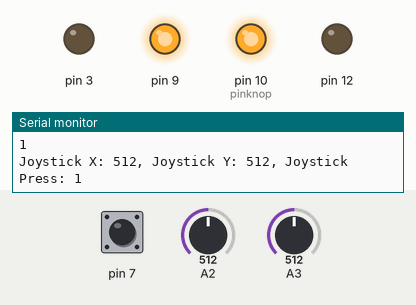
The sketch below on a simulated Arduino Uno, built with avr-gcc and run on an emulated ATmega328P. Parts: output pins drawn as LEDs (lit = HIGH), the last lines printed to the serial monitor. The inputs (shaded band) are chosen by the test bench; at power-on: A2 = 512, A3 = 512, pin 7 HIGH.

Above: at 1.2 s.
1.3 s: A2 set to 540
4.3 s: A2 set to 550
At 4.8 s:
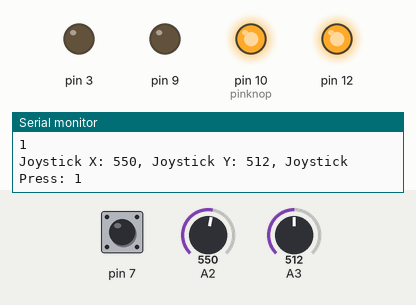
5.8 s: A2 set to 105
At 7.0 s:
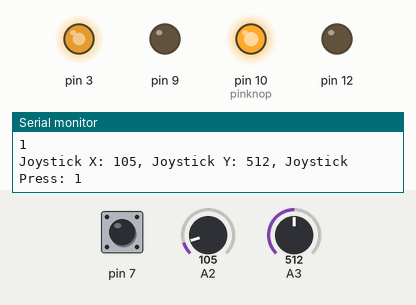
7.3 s: A2 set to 89
At 8.4 s:
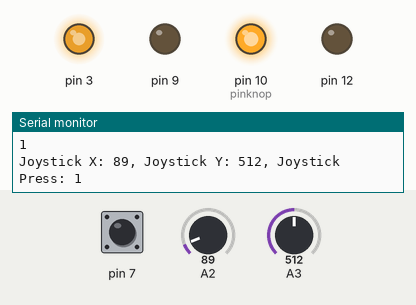
10.3 s: A2 set to 122
At 10.6 s:
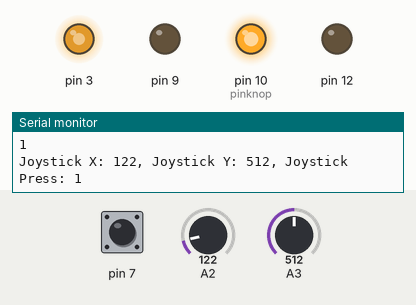
11.8 s: A3 set to 105
14.8 s: A3 set to 92
Timing chart, 0 to 17.8 s (numbered marks = the images above; inputs shaded):
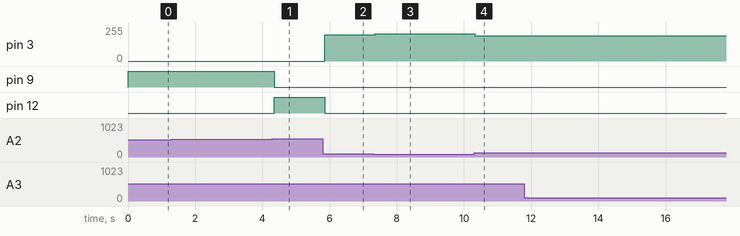

Measured:
- the behaviour switches between 549 and 550 on A2 (found by bisection; images 0 and 1)
- after the input at 4.3 s, pin 9: HIGH → LOW after 0.06 s; pin 12: LOW → HIGH after 0.06 s
- after the input at 5.8 s, pin 3: 0/255 → 197/255 after 0.06 s; pin 12: HIGH → LOW after 0.06 s
- after the input at 7.3 s, pin 3: 197/255 → 206/255 after 0.06 s
- after the input at 10.3 s, pin 3: 206/255 → 188/255 at once

The sketch:

Master-Arduino.ino
```cpp
// Headers and libraries
#include <Arduino.h>
#include "Joystick.h"

// knop voor lampje

int pinknop = 10;
int test = 0;

// Define the analog pin numbers for the joystick
Joystick joystick(A2, A3, 7);


// Setup function
void setup() {
    pinMode(pinknop, OUTPUT);
    // Initialize serial communication
    Serial.begin(9600);
}

void loop()
{
    test = digitalRead(pinknop);
    Serial.println(test);
    joystick.read();
    joystick.manualMove();

}
```

Joystick.h
```cpp
//Joystick header file


#ifndef Joystick_h
#define Joystick_h
#include <Arduino.h>
#include "MotorControl.h"


    MotorControl motorA(12, 3, 9, 10, 7, 6);
    //MotorControl motorB(13, 11, 8, 2, 5, 4);

//class Joystick

class Joystick {
    public:
        Joystick(int xPin, int yPin, int pressPin);
        void manualMove();
        void read();
    private:
        int _xPin;
        int _yPin;
        int _pressPin;
        int _xValue;
        int _yValue;
};

//constructor

Joystick::Joystick(int xPin, int yPin, int pressPin) {
    _xPin = xPin;
    _yPin = yPin;
    _pressPin = pressPin;
    pinMode(_xPin, INPUT);
    pinMode(_yPin, INPUT);
    pinMode(_pressPin, INPUT_PULLUP);
}

//methodes

void Joystick::read()
{

    int JoyX = analogRead(_xPin);
    int JoyY = analogRead(_yPin);
    int JoyPress = digitalRead(_pressPin);

    Serial.print("Joystick X: ");
    Serial.print(JoyX);
    Serial.print(", Joystick Y: ");
    Serial.print(JoyY);
    Serial.print(", Joystick Press: ");
    Serial.println(JoyPress);
}

void Joystick::manualMove()
{
    int JoyX = analogRead(_xPin);
    int JoyY = analogRead(_yPin);
    int JoyPress = digitalRead(_pressPin);


    if(JoyX >= 550){
        int MotorVoor = map(JoyX, 550, 1023, 0, 255);
        motorA.move(1, MotorVoor);


    }else if (JoyX <= 460){
        int MotorAchter = map(JoyX, 0, 460, 255, 0);
        motorA.move(0, MotorAchter);

    }else{
     motorA.move(2, 0);
    }
}

#endif
```

MotorControl.h
```cpp
//Motor control header file


#ifndef MotorControl_h
#define MotorControl_h
#include <Arduino.h>
#include "Sensor.h"


//class MotorControl

class MotorControl {
    public:
        MotorControl(int Dir, int PWM, int Brake, int Links, int EncodeA, int EncodeB);
        void move(int richting, int snelheid);
        void read();
        void stop();
        bool detect();
    private:
        int _Dir;
        int _PWM;
        int _Brake;
        int _Links;
};

//constructor

MotorControl::MotorControl(int Dir, int PWM, int Brake, int Links, int EncodeA, int EncodeB) {
    Sensor sensorA(Links, EncodeA, EncodeB);
    _Dir = Dir;
    _PWM = PWM;
    _Brake = Brake;
    _Links = Links;
    pinMode(_Dir, OUTPUT);
    pinMode(_PWM, OUTPUT);
    pinMode(_Brake, OUTPUT);
    pinMode(_Links, INPUT_PULLUP);
}

//methodes

void MotorControl::read()
{
    Serial.print("Motor Direction: ");
    Serial.print(_Dir);
    Serial.print(", Motor PWM: ");
    Serial.print(_PWM);
    Serial.print(", Motor Brake: ");
    Serial.println(_Brake);
}

void MotorControl::move(int richting, int snelheid)
{
    Serial.print("Motor Direction: ");
    Serial.println(richting);
    if(richting == 0){
        //move motor to the left
       if (!detect()){
            digitalWrite(_Brake, LOW);
            analogWrite(_PWM, snelheid);
            digitalWrite(_Dir, LOW);
       } else {
           stop();
       }
    }else if (richting == 1){
        //move motor to the right{
            digitalWrite(_Brake, LOW);
            analogWrite(_PWM, snelheid);
            digitalWrite(_Dir, HIGH);
    }else{
        //stop motor
        stop();
    }
}

void MotorControl::stop()
{
    digitalWrite(_Brake, HIGH);
    analogWrite(_PWM, 0);
}

bool MotorControl::detect()
{
    int detect = digitalRead(_Links);
    if(detect == LOW){
        Serial.println("Detecting object");
        return true;
    }else{
        return false;
    }
}


#endif
```

Sensor.h
```cpp
//sensor header file


#ifndef Sensor_h
#define Sensor_h

#include <Arduino.h>

//class Sensors

class Sensor {
    public:
        Sensor(int Edge, int EncodeA, int EncodeB);
        void read();
        void distance();
    private:
        int _Edge;
        int _EncodeA;
        int _EncodeB;
};

//constructor

Sensor::Sensor(int Edge, int EncodeA, int EncodeB) {
    _Edge = Edge;
    _EncodeA = EncodeA;
    _EncodeB = EncodeB;
    pinMode(_Edge, INPUT);
    pinMode(_EncodeA, INPUT);
    pinMode(_EncodeB, INPUT);
}


#endif
```
